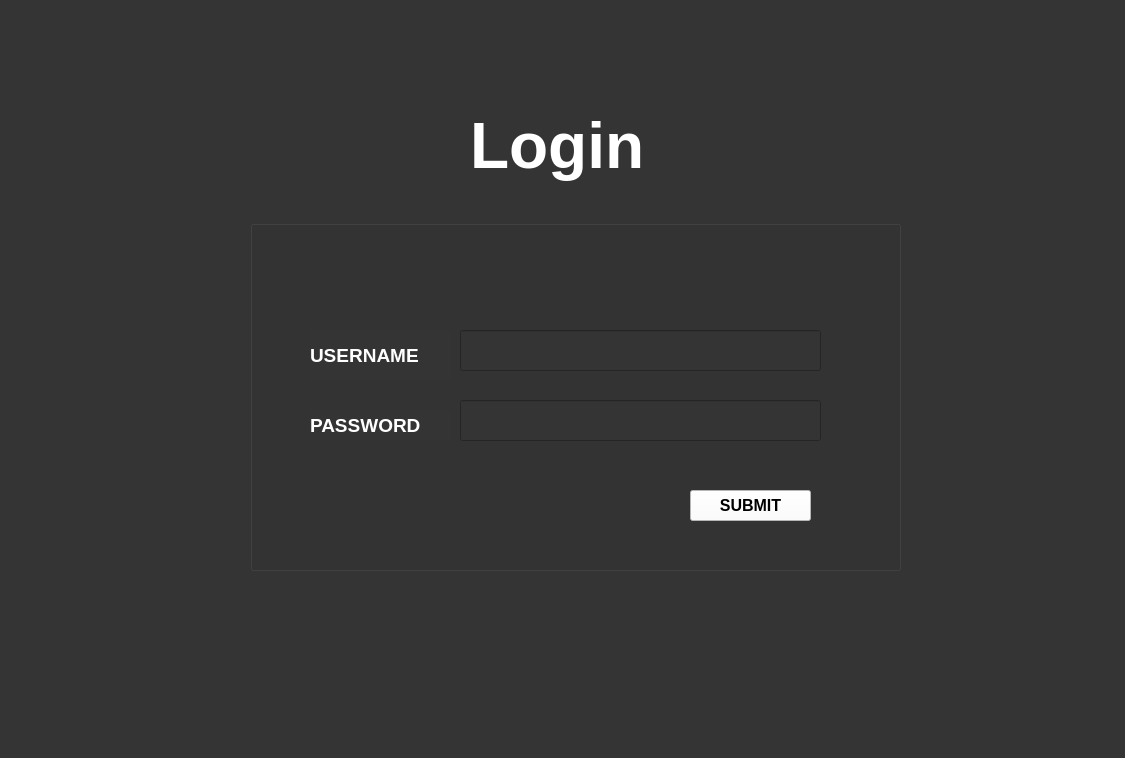
<?xml version="1.0" encoding="UTF-8"?>
<ui version="4.0">
 <class>frm_Login</class>
 <widget class="QMainWindow" name="frm_Login">
  <property name="windowModality">
   <enum>Qt::ApplicationModal</enum>
  </property>
  <property name="enabled">
   <bool>true</bool>
  </property>
  <property name="geometry">
   <rect>
    <x>0</x>
    <y>0</y>
    <width>1125</width>
    <height>758</height>
   </rect>
  </property>
  <property name="windowTitle">
   <string>Login</string>
  </property>
  <property name="styleSheet">
   <string notr="true">background-color: rgb(52, 52, 52);</string>
  </property>
  <widget class="QWidget" name="centralwidget">
   <property name="mouseTracking">
    <bool>false</bool>
   </property>
   <widget class="QLabel" name="label">
    <property name="geometry">
     <rect>
      <x>470</x>
      <y>80</y>
      <width>211</width>
      <height>131</height>
     </rect>
    </property>
    <property name="font">
     <font>
      <family>Segoe UI</family>
      <pointsize>48</pointsize>
      <weight>75</weight>
      <bold>true</bold>
     </font>
    </property>
    <property name="autoFillBackground">
     <bool>false</bool>
    </property>
    <property name="styleSheet">
     <string notr="true">color: rgb(255, 255, 255);</string>
    </property>
    <property name="text">
     <string>Login</string>
    </property>
    <property name="textFormat">
     <enum>Qt::AutoText</enum>
    </property>
    <property name="scaledContents">
     <bool>true</bool>
    </property>
   </widget>
   <widget class="QGroupBox" name="groupBox">
    <property name="enabled">
     <bool>true</bool>
    </property>
    <property name="geometry">
     <rect>
      <x>250</x>
      <y>220</y>
      <width>651</width>
      <height>351</height>
     </rect>
    </property>
    <property name="font">
     <font>
      <family>Tahoma</family>
      <pointsize>12</pointsize>
     </font>
    </property>
    <property name="title">
     <string/>
    </property>
    <widget class="QLabel" name="label_2">
     <property name="geometry">
      <rect>
       <x>60</x>
       <y>110</y>
       <width>141</width>
       <height>51</height>
      </rect>
     </property>
     <property name="font">
      <font>
       <family>Tahoma</family>
       <pointsize>14</pointsize>
       <weight>75</weight>
       <bold>true</bold>
      </font>
     </property>
     <property name="styleSheet">
      <string notr="true">color: rgb(255, 255, 255);</string>
     </property>
     <property name="text">
      <string>USERNAME</string>
     </property>
    </widget>
    <widget class="QLabel" name="label_3">
     <property name="geometry">
      <rect>
       <x>60</x>
       <y>190</y>
       <width>141</width>
       <height>31</height>
      </rect>
     </property>
     <property name="font">
      <font>
       <family>Tahoma</family>
       <pointsize>14</pointsize>
       <weight>75</weight>
       <bold>true</bold>
      </font>
     </property>
     <property name="styleSheet">
      <string notr="true">color: rgb(255, 255, 255);</string>
     </property>
     <property name="text">
      <string>PASSWORD</string>
     </property>
    </widget>
    <widget class="QPushButton" name="btn_submit">
     <property name="enabled">
      <bool>true</bool>
     </property>
     <property name="geometry">
      <rect>
       <x>440</x>
       <y>270</y>
       <width>121</width>
       <height>31</height>
      </rect>
     </property>
     <property name="font">
      <font>
       <family>Tahoma</family>
       <pointsize>12</pointsize>
       <weight>75</weight>
       <bold>true</bold>
      </font>
     </property>
     <property name="styleSheet">
      <string notr="true">background-color: rgb(255, 255, 255);</string>
     </property>
     <property name="text">
      <string>SUBMIT</string>
     </property>
    </widget>
    <widget class="QLineEdit" name="txt_PW">
     <property name="geometry">
      <rect>
       <x>210</x>
       <y>180</y>
       <width>361</width>
       <height>41</height>
      </rect>
     </property>
     <property name="font">
      <font>
       <family>Tahoma</family>
       <pointsize>14</pointsize>
      </font>
     </property>
     <property name="layoutDirection">
      <enum>Qt::LeftToRight</enum>
     </property>
     <property name="styleSheet">
      <string notr="true">color: rgb(255, 255, 255);
</string>
     </property>
    </widget>
    <widget class="QLineEdit" name="txt_US">
     <property name="geometry">
      <rect>
       <x>210</x>
       <y>110</y>
       <width>361</width>
       <height>41</height>
      </rect>
     </property>
     <property name="font">
      <font>
       <family>Tahoma</family>
       <pointsize>14</pointsize>
      </font>
     </property>
     <property name="layoutDirection">
      <enum>Qt::LeftToRight</enum>
     </property>
     <property name="styleSheet">
      <string notr="true">color: rgb(255, 255, 255);
</string>
     </property>
    </widget>
   </widget>
  </widget>
 </widget>
 <tabstops>
  <tabstop>txt_US</tabstop>
  <tabstop>txt_PW</tabstop>
  <tabstop>btn_submit</tabstop>
 </tabstops>
 <resources/>
 <connections/>
</ui>
